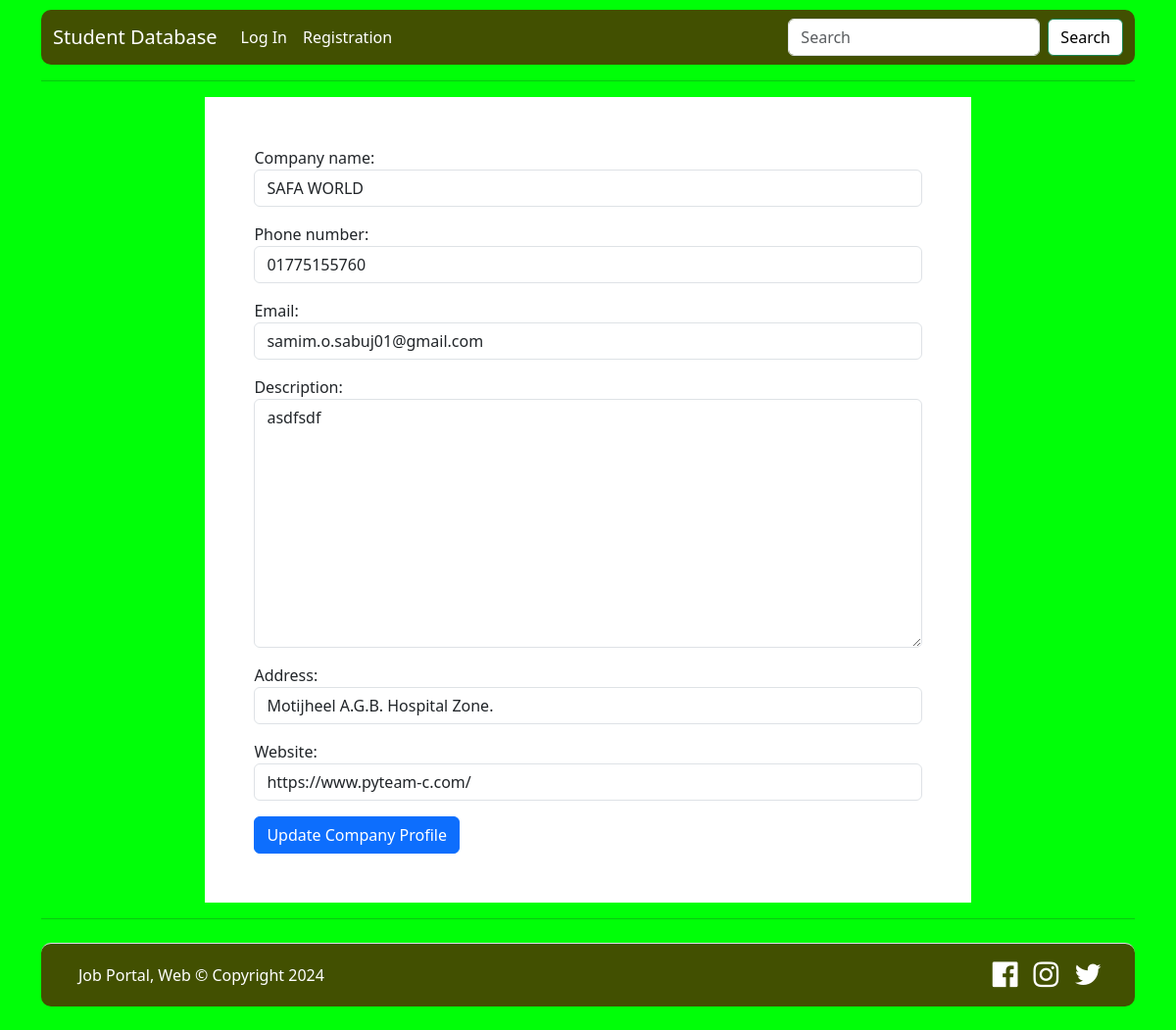
The page /company-profile/2/ on the database its author committed.
### authentication/models.py (models this page shows, shortened)
class Company(models.Model):
    user = models.OneToOneField(Custom_User, on_delete=models.CASCADE, related_name='user_compnay')
    company_name = models.CharField(max_length=200, blank=True, null=True)
    phone_number = models.CharField(max_length=14, blank=True, null=True)
    email = models.EmailField(max_length=100)
    description = models.TextField(blank=True, null=True)
    address = models.CharField(max_length=500, blank=True, null=True)
    website = models.URLField(blank=True, null=True)
    created_date = models.DateTimeField(auto_now_add=True)
    updated_date = models.DateTimeField(auto_now=True)

### authentication/views.py (the view, shortened to what this page needs)
# urls.py: path('company-profile/<int:pk>/', company_profile, name='company_profile'),
def company_profile(request, pk):
    profile = Custom_User.objects.get(pk=pk).user_compnay
    form = CompanyForm(instance=profile)
    return render(request, 'account/company_profile_update.html', {'form': form})

### authentication/forms.py
class CompanyForm(forms.ModelForm):
    class Meta:
        model = Company
        fields = ['company_name', 'phone_number', 'email', 'description', 'address', 'website']
        widgets = {
            'company_name': forms.TextInput(attrs={'class': 'form-control'}),
            'phone_number': forms.TextInput(attrs={'class': 'form-control'}),
            'email': forms.EmailInput(attrs={'class': 'form-control'}),
            'description': forms.Textarea(attrs={'class': 'form-control'}),
            'address': forms.TextInput(attrs={'class': 'form-control'}),
            'website': forms.URLInput(attrs={'class': 'form-control'}),
        }

### templates/account/company_profile_update.html (shortened to what this page needs)
{% extends 'base.html' %}
{% block body_content %}
<div>
  <form style="background-color: white; padding: 50px; width: 70%; margin: auto;" method="POST" enctype="multipart/form-data">
    {{form.as_p}}
    <button type="submit" class="btn btn-primary">Update Company Profile</button>
  </form>
</div>
{% endblock %}

### rows shown on the page
Company: company_name "SAFA WORLD", phone_number "01775155760", email "samim.o.sabuj01@gmail.com", description "asdfsdf", address "Motijheel A.G.B. Hospital Zone.", website "https://www.pyteam-c.com/"
